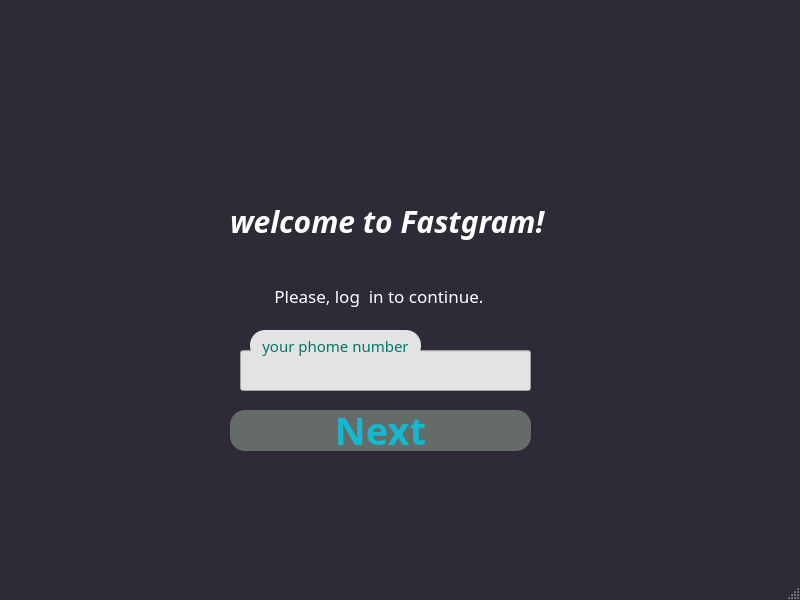
<?xml version="1.0" encoding="UTF-8"?>
<ui version="4.0">
 <class>MainWindow</class>
 <widget class="QMainWindow" name="MainWindow">
  <property name="geometry">
   <rect>
    <x>0</x>
    <y>0</y>
    <width>800</width>
    <height>600</height>
   </rect>
  </property>
  <property name="windowTitle">
   <string>MainWindow</string>
  </property>
  <property name="styleSheet">
   <string notr="true">*{
font-family:century gothic;
font-size30px;

}

QFrame
{
   background:#333;
   border-radius:17px;


}
#MainWindow{
background:rgb(47, 42, 56);

}


QPushButton
{
background:#360259;


border-radius:64	px;
}

QToolButton
{
background:green;
border-radius:60	px;

}

QLabel
{
color:white;
}

QPushButton
{
color-white;
border-radius:15px;
}


QPushButton:hover
{
color:green;
border-radius: 15px;
background:#49ebf;
}

QlineEdit
{
background:transparent;

/*border:none;*/
color:#717072;
}


</string>
  </property>
  <widget class="QWidget" name="centralwidget">
   <widget class="QLabel" name="label">
    <property name="geometry">
     <rect>
      <x>230</x>
      <y>190</y>
      <width>351</width>
      <height>61</height>
     </rect>
    </property>
    <property name="font">
     <font>
      <family>century gothic</family>
      <pointsize>-1</pointsize>
      <italic>true</italic>
      <bold>true</bold>
      <underline>false</underline>
      <strikeout>false</strikeout>
     </font>
    </property>
    <property name="styleSheet">
     <string notr="true">*{
font-size: 30px;
background:#2f2a38;
}</string>
    </property>
    <property name="text">
     <string>welсome to Fastgram!</string>
    </property>
   </widget>
   <widget class="QLabel" name="label_2">
    <property name="geometry">
     <rect>
      <x>270</x>
      <y>280</y>
      <width>271</width>
      <height>31</height>
     </rect>
    </property>
    <property name="styleSheet">
     <string notr="true">*{
background:#2f2a38;
font-size: 17px;
}</string>
    </property>
    <property name="text">
     <string> Please, log  in to continue.</string>
    </property>
   </widget>
   <widget class="QLineEdit" name="lineEdit">
    <property name="geometry">
     <rect>
      <x>240</x>
      <y>350</y>
      <width>291</width>
      <height>41</height>
     </rect>
    </property>
    <property name="font">
     <font>
      <family>century gothic</family>
      <pointsize>-1</pointsize>
     </font>
    </property>
    <property name="styleSheet">
     <string notr="true">*{
background:#e3e3e3;
font-size: 24px;
}</string>
    </property>
    <property name="text">
     <string/>
    </property>
   </widget>
   <widget class="QPushButton" name="pushButton_2">
    <property name="geometry">
     <rect>
      <x>230</x>
      <y>410</y>
      <width>301</width>
      <height>41</height>
     </rect>
    </property>
    <property name="styleSheet">
     <string notr="true">*{
background:#656b66;
font-size: 38px;
color:#13b8d1;
font-weight: bold;

}</string>
    </property>
    <property name="text">
     <string>Next</string>
    </property>
    <property name="iconSize">
     <size>
      <width>40</width>
      <height>20</height>
     </size>
    </property>
   </widget>
   <widget class="QPushButton" name="pushButton_4">
    <property name="geometry">
     <rect>
      <x>250</x>
      <y>330</y>
      <width>171</width>
      <height>31</height>
     </rect>
    </property>
    <property name="styleSheet">
     <string notr="true">*{
background:#e3e3e3;
font-size: 15px;
color:#017866;

}</string>
    </property>
    <property name="text">
     <string>your phome number</string>
    </property>
    <property name="iconSize">
     <size>
      <width>40</width>
      <height>20</height>
     </size>
    </property>
   </widget>
   <widget class="QPushButton" name="pushButton">
    <property name="geometry">
     <rect>
      <x>310</x>
      <y>20</y>
      <width>141</width>
      <height>111</height>
     </rect>
    </property>
    <property name="styleSheet">
     <string notr="true">*{
background:#2f2a38;
}</string>
    </property>
    <property name="text">
     <string/>
    </property>
    <property name="icon">
     <iconset>
      <normaloff>C:/Users/IronService/OneDrive/Зображення/Снимки экрана/зображення_viber_2024-05-31_21-59-31-853-removebg-preview.png</normaloff>C:/Users/IronService/OneDrive/Зображення/Снимки экрана/зображення_viber_2024-05-31_21-59-31-853-removebg-preview.png</iconset>
    </property>
    <property name="iconSize">
     <size>
      <width>111</width>
      <height>111</height>
     </size>
    </property>
   </widget>
  </widget>
  <widget class="QMenuBar" name="menubar">
   <property name="geometry">
    <rect>
     <x>0</x>
     <y>0</y>
     <width>800</width>
     <height>23</height>
    </rect>
   </property>
  </widget>
  <widget class="QStatusBar" name="statusbar"/>
 </widget>
 <resources/>
 <connections/>
</ui>
